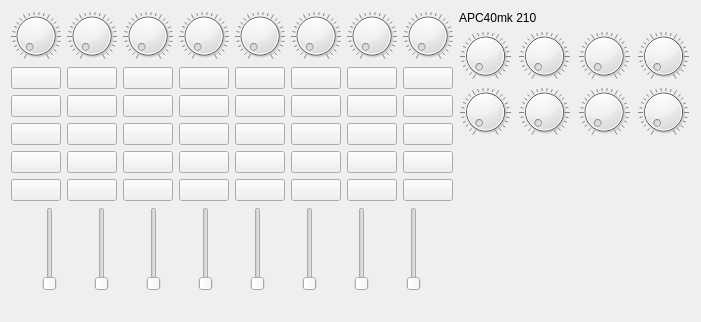
<?xml version="1.0" encoding="UTF-8"?>
<ui version="4.0">
 <class>Form</class>
 <widget class="QWidget" name="Form">
  <property name="geometry">
   <rect>
    <x>0</x>
    <y>0</y>
    <width>701</width>
    <height>322</height>
   </rect>
  </property>
  <property name="windowTitle">
   <string>Form</string>
  </property>
  <layout class="QVBoxLayout" name="verticalLayout_3">
   <item>
    <layout class="QHBoxLayout" name="horizontalLayout_5">
     <item>
      <layout class="QVBoxLayout" name="verticalLayout_2">
       <item>
        <layout class="QHBoxLayout" name="horizontalLayout_2">
         <item>
          <widget class="QDial" name="dial">
           <property name="sizePolicy">
            <sizepolicy hsizetype="Preferred" vsizetype="Maximum">
             <horstretch>0</horstretch>
             <verstretch>0</verstretch>
            </sizepolicy>
           </property>
           <property name="minimumSize">
            <size>
             <width>50</width>
             <height>50</height>
            </size>
           </property>
           <property name="notchesVisible">
            <bool>true</bool>
           </property>
          </widget>
         </item>
         <item>
          <widget class="QDial" name="dial_2">
           <property name="sizePolicy">
            <sizepolicy hsizetype="Preferred" vsizetype="Maximum">
             <horstretch>0</horstretch>
             <verstretch>0</verstretch>
            </sizepolicy>
           </property>
           <property name="minimumSize">
            <size>
             <width>50</width>
             <height>50</height>
            </size>
           </property>
           <property name="notchesVisible">
            <bool>true</bool>
           </property>
          </widget>
         </item>
         <item>
          <widget class="QDial" name="dial_3">
           <property name="sizePolicy">
            <sizepolicy hsizetype="Preferred" vsizetype="Maximum">
             <horstretch>0</horstretch>
             <verstretch>0</verstretch>
            </sizepolicy>
           </property>
           <property name="minimumSize">
            <size>
             <width>50</width>
             <height>50</height>
            </size>
           </property>
           <property name="notchesVisible">
            <bool>true</bool>
           </property>
          </widget>
         </item>
         <item>
          <widget class="QDial" name="dial_4">
           <property name="sizePolicy">
            <sizepolicy hsizetype="Preferred" vsizetype="Maximum">
             <horstretch>0</horstretch>
             <verstretch>0</verstretch>
            </sizepolicy>
           </property>
           <property name="minimumSize">
            <size>
             <width>50</width>
             <height>50</height>
            </size>
           </property>
           <property name="notchesVisible">
            <bool>true</bool>
           </property>
          </widget>
         </item>
         <item>
          <widget class="QDial" name="dial_5">
           <property name="sizePolicy">
            <sizepolicy hsizetype="Preferred" vsizetype="Maximum">
             <horstretch>0</horstretch>
             <verstretch>0</verstretch>
            </sizepolicy>
           </property>
           <property name="minimumSize">
            <size>
             <width>50</width>
             <height>50</height>
            </size>
           </property>
           <property name="notchesVisible">
            <bool>true</bool>
           </property>
          </widget>
         </item>
         <item>
          <widget class="QDial" name="dial_6">
           <property name="sizePolicy">
            <sizepolicy hsizetype="Preferred" vsizetype="Maximum">
             <horstretch>0</horstretch>
             <verstretch>0</verstretch>
            </sizepolicy>
           </property>
           <property name="minimumSize">
            <size>
             <width>50</width>
             <height>50</height>
            </size>
           </property>
           <property name="notchesVisible">
            <bool>true</bool>
           </property>
          </widget>
         </item>
         <item>
          <widget class="QDial" name="dial_7">
           <property name="sizePolicy">
            <sizepolicy hsizetype="Preferred" vsizetype="Maximum">
             <horstretch>0</horstretch>
             <verstretch>0</verstretch>
            </sizepolicy>
           </property>
           <property name="minimumSize">
            <size>
             <width>50</width>
             <height>50</height>
            </size>
           </property>
           <property name="notchesVisible">
            <bool>true</bool>
           </property>
          </widget>
         </item>
         <item>
          <widget class="QDial" name="dial_8">
           <property name="sizePolicy">
            <sizepolicy hsizetype="Preferred" vsizetype="Maximum">
             <horstretch>0</horstretch>
             <verstretch>0</verstretch>
            </sizepolicy>
           </property>
           <property name="minimumSize">
            <size>
             <width>50</width>
             <height>50</height>
            </size>
           </property>
           <property name="notchesVisible">
            <bool>true</bool>
           </property>
          </widget>
         </item>
        </layout>
       </item>
       <item>
        <layout class="QGridLayout" name="gridLayout">
         <item row="2" column="2">
          <widget class="QPushButton" name="pushButton_20">
           <property name="sizePolicy">
            <sizepolicy hsizetype="Minimum" vsizetype="Minimum">
             <horstretch>0</horstretch>
             <verstretch>0</verstretch>
            </sizepolicy>
           </property>
           <property name="text">
            <string/>
           </property>
          </widget>
         </item>
         <item row="0" column="4">
          <widget class="QPushButton" name="pushButton_5">
           <property name="sizePolicy">
            <sizepolicy hsizetype="Minimum" vsizetype="Minimum">
             <horstretch>0</horstretch>
             <verstretch>0</verstretch>
            </sizepolicy>
           </property>
           <property name="text">
            <string/>
           </property>
          </widget>
         </item>
         <item row="3" column="0">
          <widget class="QPushButton" name="pushButton_25">
           <property name="sizePolicy">
            <sizepolicy hsizetype="Minimum" vsizetype="Minimum">
             <horstretch>0</horstretch>
             <verstretch>0</verstretch>
            </sizepolicy>
           </property>
           <property name="text">
            <string/>
           </property>
          </widget>
         </item>
         <item row="0" column="5">
          <widget class="QPushButton" name="pushButton_6">
           <property name="sizePolicy">
            <sizepolicy hsizetype="Minimum" vsizetype="Minimum">
             <horstretch>0</horstretch>
             <verstretch>0</verstretch>
            </sizepolicy>
           </property>
           <property name="text">
            <string/>
           </property>
          </widget>
         </item>
         <item row="3" column="6">
          <widget class="QPushButton" name="pushButton_28">
           <property name="sizePolicy">
            <sizepolicy hsizetype="Minimum" vsizetype="Minimum">
             <horstretch>0</horstretch>
             <verstretch>0</verstretch>
            </sizepolicy>
           </property>
           <property name="text">
            <string/>
           </property>
          </widget>
         </item>
         <item row="0" column="3">
          <widget class="QPushButton" name="pushButton_4">
           <property name="sizePolicy">
            <sizepolicy hsizetype="Minimum" vsizetype="Minimum">
             <horstretch>0</horstretch>
             <verstretch>0</verstretch>
            </sizepolicy>
           </property>
           <property name="text">
            <string/>
           </property>
          </widget>
         </item>
         <item row="3" column="4">
          <widget class="QPushButton" name="pushButton_27">
           <property name="sizePolicy">
            <sizepolicy hsizetype="Minimum" vsizetype="Minimum">
             <horstretch>0</horstretch>
             <verstretch>0</verstretch>
            </sizepolicy>
           </property>
           <property name="text">
            <string/>
           </property>
          </widget>
         </item>
         <item row="0" column="0">
          <widget class="QPushButton" name="pushButton">
           <property name="sizePolicy">
            <sizepolicy hsizetype="Minimum" vsizetype="Minimum">
             <horstretch>0</horstretch>
             <verstretch>0</verstretch>
            </sizepolicy>
           </property>
           <property name="text">
            <string/>
           </property>
          </widget>
         </item>
         <item row="1" column="4">
          <widget class="QPushButton" name="pushButton_10">
           <property name="sizePolicy">
            <sizepolicy hsizetype="Minimum" vsizetype="Minimum">
             <horstretch>0</horstretch>
             <verstretch>0</verstretch>
            </sizepolicy>
           </property>
           <property name="text">
            <string/>
           </property>
          </widget>
         </item>
         <item row="0" column="7">
          <widget class="QPushButton" name="pushButton_8">
           <property name="sizePolicy">
            <sizepolicy hsizetype="Minimum" vsizetype="Minimum">
             <horstretch>0</horstretch>
             <verstretch>0</verstretch>
            </sizepolicy>
           </property>
           <property name="text">
            <string/>
           </property>
          </widget>
         </item>
         <item row="2" column="4">
          <widget class="QPushButton" name="pushButton_23">
           <property name="sizePolicy">
            <sizepolicy hsizetype="Minimum" vsizetype="Minimum">
             <horstretch>0</horstretch>
             <verstretch>0</verstretch>
            </sizepolicy>
           </property>
           <property name="text">
            <string/>
           </property>
          </widget>
         </item>
         <item row="1" column="2">
          <widget class="QPushButton" name="pushButton_15">
           <property name="sizePolicy">
            <sizepolicy hsizetype="Minimum" vsizetype="Minimum">
             <horstretch>0</horstretch>
             <verstretch>0</verstretch>
            </sizepolicy>
           </property>
           <property name="text">
            <string/>
           </property>
          </widget>
         </item>
         <item row="2" column="7">
          <widget class="QPushButton" name="pushButton_22">
           <property name="sizePolicy">
            <sizepolicy hsizetype="Minimum" vsizetype="Minimum">
             <horstretch>0</horstretch>
             <verstretch>0</verstretch>
            </sizepolicy>
           </property>
           <property name="text">
            <string/>
           </property>
          </widget>
         </item>
         <item row="2" column="6">
          <widget class="QPushButton" name="pushButton_21">
           <property name="sizePolicy">
            <sizepolicy hsizetype="Minimum" vsizetype="Minimum">
             <horstretch>0</horstretch>
             <verstretch>0</verstretch>
            </sizepolicy>
           </property>
           <property name="text">
            <string/>
           </property>
          </widget>
         </item>
         <item row="3" column="5">
          <widget class="QPushButton" name="pushButton_31">
           <property name="sizePolicy">
            <sizepolicy hsizetype="Minimum" vsizetype="Minimum">
             <horstretch>0</horstretch>
             <verstretch>0</verstretch>
            </sizepolicy>
           </property>
           <property name="text">
            <string/>
           </property>
          </widget>
         </item>
         <item row="1" column="3">
          <widget class="QPushButton" name="pushButton_16">
           <property name="sizePolicy">
            <sizepolicy hsizetype="Minimum" vsizetype="Minimum">
             <horstretch>0</horstretch>
             <verstretch>0</verstretch>
            </sizepolicy>
           </property>
           <property name="text">
            <string/>
           </property>
          </widget>
         </item>
         <item row="3" column="2">
          <widget class="QPushButton" name="pushButton_30">
           <property name="sizePolicy">
            <sizepolicy hsizetype="Minimum" vsizetype="Minimum">
             <horstretch>0</horstretch>
             <verstretch>0</verstretch>
            </sizepolicy>
           </property>
           <property name="text">
            <string/>
           </property>
          </widget>
         </item>
         <item row="2" column="1">
          <widget class="QPushButton" name="pushButton_24">
           <property name="sizePolicy">
            <sizepolicy hsizetype="Minimum" vsizetype="Minimum">
             <horstretch>0</horstretch>
             <verstretch>0</verstretch>
            </sizepolicy>
           </property>
           <property name="text">
            <string/>
           </property>
          </widget>
         </item>
         <item row="3" column="7">
          <widget class="QPushButton" name="pushButton_29">
           <property name="sizePolicy">
            <sizepolicy hsizetype="Minimum" vsizetype="Minimum">
             <horstretch>0</horstretch>
             <verstretch>0</verstretch>
            </sizepolicy>
           </property>
           <property name="text">
            <string/>
           </property>
          </widget>
         </item>
         <item row="1" column="5">
          <widget class="QPushButton" name="pushButton_11">
           <property name="sizePolicy">
            <sizepolicy hsizetype="Minimum" vsizetype="Minimum">
             <horstretch>0</horstretch>
             <verstretch>0</verstretch>
            </sizepolicy>
           </property>
           <property name="text">
            <string/>
           </property>
          </widget>
         </item>
         <item row="3" column="3">
          <widget class="QPushButton" name="pushButton_26">
           <property name="sizePolicy">
            <sizepolicy hsizetype="Minimum" vsizetype="Minimum">
             <horstretch>0</horstretch>
             <verstretch>0</verstretch>
            </sizepolicy>
           </property>
           <property name="text">
            <string/>
           </property>
          </widget>
         </item>
         <item row="0" column="2">
          <widget class="QPushButton" name="pushButton_3">
           <property name="sizePolicy">
            <sizepolicy hsizetype="Minimum" vsizetype="Minimum">
             <horstretch>0</horstretch>
             <verstretch>0</verstretch>
            </sizepolicy>
           </property>
           <property name="text">
            <string/>
           </property>
          </widget>
         </item>
         <item row="1" column="6">
          <widget class="QPushButton" name="pushButton_12">
           <property name="sizePolicy">
            <sizepolicy hsizetype="Minimum" vsizetype="Minimum">
             <horstretch>0</horstretch>
             <verstretch>0</verstretch>
            </sizepolicy>
           </property>
           <property name="text">
            <string/>
           </property>
          </widget>
         </item>
         <item row="1" column="7">
          <widget class="QPushButton" name="pushButton_9">
           <property name="sizePolicy">
            <sizepolicy hsizetype="Minimum" vsizetype="Minimum">
             <horstretch>0</horstretch>
             <verstretch>0</verstretch>
            </sizepolicy>
           </property>
           <property name="text">
            <string/>
           </property>
          </widget>
         </item>
         <item row="2" column="0">
          <widget class="QPushButton" name="pushButton_17">
           <property name="sizePolicy">
            <sizepolicy hsizetype="Minimum" vsizetype="Minimum">
             <horstretch>0</horstretch>
             <verstretch>0</verstretch>
            </sizepolicy>
           </property>
           <property name="text">
            <string/>
           </property>
          </widget>
         </item>
         <item row="2" column="5">
          <widget class="QPushButton" name="pushButton_18">
           <property name="sizePolicy">
            <sizepolicy hsizetype="Minimum" vsizetype="Minimum">
             <horstretch>0</horstretch>
             <verstretch>0</verstretch>
            </sizepolicy>
           </property>
           <property name="text">
            <string/>
           </property>
          </widget>
         </item>
         <item row="3" column="1">
          <widget class="QPushButton" name="pushButton_32">
           <property name="sizePolicy">
            <sizepolicy hsizetype="Minimum" vsizetype="Minimum">
             <horstretch>0</horstretch>
             <verstretch>0</verstretch>
            </sizepolicy>
           </property>
           <property name="text">
            <string/>
           </property>
          </widget>
         </item>
         <item row="1" column="1">
          <widget class="QPushButton" name="pushButton_13">
           <property name="sizePolicy">
            <sizepolicy hsizetype="Minimum" vsizetype="Minimum">
             <horstretch>0</horstretch>
             <verstretch>0</verstretch>
            </sizepolicy>
           </property>
           <property name="text">
            <string/>
           </property>
          </widget>
         </item>
         <item row="0" column="1">
          <widget class="QPushButton" name="pushButton_2">
           <property name="sizePolicy">
            <sizepolicy hsizetype="Minimum" vsizetype="Minimum">
             <horstretch>0</horstretch>
             <verstretch>0</verstretch>
            </sizepolicy>
           </property>
           <property name="text">
            <string/>
           </property>
          </widget>
         </item>
         <item row="0" column="6">
          <widget class="QPushButton" name="pushButton_7">
           <property name="sizePolicy">
            <sizepolicy hsizetype="Minimum" vsizetype="Minimum">
             <horstretch>0</horstretch>
             <verstretch>0</verstretch>
            </sizepolicy>
           </property>
           <property name="text">
            <string/>
           </property>
          </widget>
         </item>
         <item row="2" column="3">
          <widget class="QPushButton" name="pushButton_19">
           <property name="sizePolicy">
            <sizepolicy hsizetype="Minimum" vsizetype="Minimum">
             <horstretch>0</horstretch>
             <verstretch>0</verstretch>
            </sizepolicy>
           </property>
           <property name="text">
            <string/>
           </property>
          </widget>
         </item>
         <item row="1" column="0">
          <widget class="QPushButton" name="pushButton_14">
           <property name="sizePolicy">
            <sizepolicy hsizetype="Minimum" vsizetype="Minimum">
             <horstretch>0</horstretch>
             <verstretch>0</verstretch>
            </sizepolicy>
           </property>
           <property name="text">
            <string/>
           </property>
          </widget>
         </item>
         <item row="4" column="0">
          <widget class="QPushButton" name="pushButton_33">
           <property name="sizePolicy">
            <sizepolicy hsizetype="Minimum" vsizetype="Minimum">
             <horstretch>0</horstretch>
             <verstretch>0</verstretch>
            </sizepolicy>
           </property>
           <property name="text">
            <string/>
           </property>
          </widget>
         </item>
         <item row="4" column="1">
          <widget class="QPushButton" name="pushButton_40">
           <property name="sizePolicy">
            <sizepolicy hsizetype="Minimum" vsizetype="Minimum">
             <horstretch>0</horstretch>
             <verstretch>0</verstretch>
            </sizepolicy>
           </property>
           <property name="text">
            <string/>
           </property>
          </widget>
         </item>
         <item row="4" column="2">
          <widget class="QPushButton" name="pushButton_34">
           <property name="sizePolicy">
            <sizepolicy hsizetype="Minimum" vsizetype="Minimum">
             <horstretch>0</horstretch>
             <verstretch>0</verstretch>
            </sizepolicy>
           </property>
           <property name="text">
            <string/>
           </property>
          </widget>
         </item>
         <item row="4" column="3">
          <widget class="QPushButton" name="pushButton_38">
           <property name="sizePolicy">
            <sizepolicy hsizetype="Minimum" vsizetype="Minimum">
             <horstretch>0</horstretch>
             <verstretch>0</verstretch>
            </sizepolicy>
           </property>
           <property name="text">
            <string/>
           </property>
          </widget>
         </item>
         <item row="4" column="4">
          <widget class="QPushButton" name="pushButton_36">
           <property name="sizePolicy">
            <sizepolicy hsizetype="Minimum" vsizetype="Minimum">
             <horstretch>0</horstretch>
             <verstretch>0</verstretch>
            </sizepolicy>
           </property>
           <property name="text">
            <string/>
           </property>
          </widget>
         </item>
         <item row="4" column="5">
          <widget class="QPushButton" name="pushButton_39">
           <property name="sizePolicy">
            <sizepolicy hsizetype="Minimum" vsizetype="Minimum">
             <horstretch>0</horstretch>
             <verstretch>0</verstretch>
            </sizepolicy>
           </property>
           <property name="text">
            <string/>
           </property>
          </widget>
         </item>
         <item row="4" column="6">
          <widget class="QPushButton" name="pushButton_37">
           <property name="sizePolicy">
            <sizepolicy hsizetype="Minimum" vsizetype="Minimum">
             <horstretch>0</horstretch>
             <verstretch>0</verstretch>
            </sizepolicy>
           </property>
           <property name="text">
            <string/>
           </property>
          </widget>
         </item>
         <item row="4" column="7">
          <widget class="QPushButton" name="pushButton_35">
           <property name="sizePolicy">
            <sizepolicy hsizetype="Minimum" vsizetype="Minimum">
             <horstretch>0</horstretch>
             <verstretch>0</verstretch>
            </sizepolicy>
           </property>
           <property name="text">
            <string/>
           </property>
          </widget>
         </item>
        </layout>
       </item>
       <item>
        <layout class="QHBoxLayout" name="horizontalLayout">
         <item>
          <widget class="QSlider" name="verticalSlider">
           <property name="sizePolicy">
            <sizepolicy hsizetype="Fixed" vsizetype="MinimumExpanding">
             <horstretch>0</horstretch>
             <verstretch>0</verstretch>
            </sizepolicy>
           </property>
           <property name="orientation">
            <enum>Qt::Vertical</enum>
           </property>
          </widget>
         </item>
         <item>
          <widget class="QSlider" name="verticalSlider_2">
           <property name="sizePolicy">
            <sizepolicy hsizetype="Fixed" vsizetype="MinimumExpanding">
             <horstretch>0</horstretch>
             <verstretch>0</verstretch>
            </sizepolicy>
           </property>
           <property name="orientation">
            <enum>Qt::Vertical</enum>
           </property>
          </widget>
         </item>
         <item>
          <widget class="QSlider" name="verticalSlider_3">
           <property name="sizePolicy">
            <sizepolicy hsizetype="Fixed" vsizetype="MinimumExpanding">
             <horstretch>0</horstretch>
             <verstretch>0</verstretch>
            </sizepolicy>
           </property>
           <property name="orientation">
            <enum>Qt::Vertical</enum>
           </property>
          </widget>
         </item>
         <item>
          <widget class="QSlider" name="verticalSlider_4">
           <property name="sizePolicy">
            <sizepolicy hsizetype="Fixed" vsizetype="MinimumExpanding">
             <horstretch>0</horstretch>
             <verstretch>0</verstretch>
            </sizepolicy>
           </property>
           <property name="orientation">
            <enum>Qt::Vertical</enum>
           </property>
          </widget>
         </item>
         <item>
          <widget class="QSlider" name="verticalSlider_5">
           <property name="sizePolicy">
            <sizepolicy hsizetype="Fixed" vsizetype="MinimumExpanding">
             <horstretch>0</horstretch>
             <verstretch>0</verstretch>
            </sizepolicy>
           </property>
           <property name="orientation">
            <enum>Qt::Vertical</enum>
           </property>
          </widget>
         </item>
         <item>
          <widget class="QSlider" name="verticalSlider_6">
           <property name="sizePolicy">
            <sizepolicy hsizetype="Fixed" vsizetype="MinimumExpanding">
             <horstretch>0</horstretch>
             <verstretch>0</verstretch>
            </sizepolicy>
           </property>
           <property name="orientation">
            <enum>Qt::Vertical</enum>
           </property>
          </widget>
         </item>
         <item>
          <widget class="QSlider" name="verticalSlider_7">
           <property name="sizePolicy">
            <sizepolicy hsizetype="Fixed" vsizetype="MinimumExpanding">
             <horstretch>0</horstretch>
             <verstretch>0</verstretch>
            </sizepolicy>
           </property>
           <property name="orientation">
            <enum>Qt::Vertical</enum>
           </property>
          </widget>
         </item>
         <item>
          <widget class="QSlider" name="verticalSlider_8">
           <property name="sizePolicy">
            <sizepolicy hsizetype="Fixed" vsizetype="MinimumExpanding">
             <horstretch>0</horstretch>
             <verstretch>0</verstretch>
            </sizepolicy>
           </property>
           <property name="orientation">
            <enum>Qt::Vertical</enum>
           </property>
          </widget>
         </item>
        </layout>
       </item>
       <item>
        <spacer name="verticalSpacer_2">
         <property name="orientation">
          <enum>Qt::Vertical</enum>
         </property>
         <property name="sizeHint" stdset="0">
          <size>
           <width>20</width>
           <height>400</height>
          </size>
         </property>
        </spacer>
       </item>
      </layout>
     </item>
     <item>
      <layout class="QVBoxLayout" name="verticalLayout">
       <item>
        <widget class="QLabel" name="label">
         <property name="text">
          <string>APC40mk 210</string>
         </property>
        </widget>
       </item>
       <item>
        <layout class="QHBoxLayout" name="horizontalLayout_3">
         <item>
          <widget class="QDial" name="dial_9">
           <property name="sizePolicy">
            <sizepolicy hsizetype="Preferred" vsizetype="Maximum">
             <horstretch>0</horstretch>
             <verstretch>0</verstretch>
            </sizepolicy>
           </property>
           <property name="minimumSize">
            <size>
             <width>50</width>
             <height>50</height>
            </size>
           </property>
           <property name="notchesVisible">
            <bool>true</bool>
           </property>
          </widget>
         </item>
         <item>
          <widget class="QDial" name="dial_12">
           <property name="sizePolicy">
            <sizepolicy hsizetype="Preferred" vsizetype="Maximum">
             <horstretch>0</horstretch>
             <verstretch>0</verstretch>
            </sizepolicy>
           </property>
           <property name="minimumSize">
            <size>
             <width>50</width>
             <height>50</height>
            </size>
           </property>
           <property name="notchesVisible">
            <bool>true</bool>
           </property>
          </widget>
         </item>
         <item>
          <widget class="QDial" name="dial_11">
           <property name="sizePolicy">
            <sizepolicy hsizetype="Preferred" vsizetype="Maximum">
             <horstretch>0</horstretch>
             <verstretch>0</verstretch>
            </sizepolicy>
           </property>
           <property name="minimumSize">
            <size>
             <width>50</width>
             <height>50</height>
            </size>
           </property>
           <property name="notchesVisible">
            <bool>true</bool>
           </property>
          </widget>
         </item>
         <item>
          <widget class="QDial" name="dial_10">
           <property name="sizePolicy">
            <sizepolicy hsizetype="Preferred" vsizetype="Maximum">
             <horstretch>0</horstretch>
             <verstretch>0</verstretch>
            </sizepolicy>
           </property>
           <property name="minimumSize">
            <size>
             <width>50</width>
             <height>50</height>
            </size>
           </property>
           <property name="notchesVisible">
            <bool>true</bool>
           </property>
          </widget>
         </item>
        </layout>
       </item>
       <item>
        <layout class="QHBoxLayout" name="horizontalLayout_4">
         <item>
          <widget class="QDial" name="dial_13">
           <property name="sizePolicy">
            <sizepolicy hsizetype="Preferred" vsizetype="Maximum">
             <horstretch>0</horstretch>
             <verstretch>0</verstretch>
            </sizepolicy>
           </property>
           <property name="minimumSize">
            <size>
             <width>50</width>
             <height>50</height>
            </size>
           </property>
           <property name="notchesVisible">
            <bool>true</bool>
           </property>
          </widget>
         </item>
         <item>
          <widget class="QDial" name="dial_16">
           <property name="sizePolicy">
            <sizepolicy hsizetype="Preferred" vsizetype="Maximum">
             <horstretch>0</horstretch>
             <verstretch>0</verstretch>
            </sizepolicy>
           </property>
           <property name="minimumSize">
            <size>
             <width>50</width>
             <height>50</height>
            </size>
           </property>
           <property name="notchesVisible">
            <bool>true</bool>
           </property>
          </widget>
         </item>
         <item>
          <widget class="QDial" name="dial_15">
           <property name="sizePolicy">
            <sizepolicy hsizetype="Preferred" vsizetype="Maximum">
             <horstretch>0</horstretch>
             <verstretch>0</verstretch>
            </sizepolicy>
           </property>
           <property name="minimumSize">
            <size>
             <width>50</width>
             <height>50</height>
            </size>
           </property>
           <property name="notchesVisible">
            <bool>true</bool>
           </property>
          </widget>
         </item>
         <item>
          <widget class="QDial" name="dial_14">
           <property name="sizePolicy">
            <sizepolicy hsizetype="Preferred" vsizetype="Maximum">
             <horstretch>0</horstretch>
             <verstretch>0</verstretch>
            </sizepolicy>
           </property>
           <property name="minimumSize">
            <size>
             <width>50</width>
             <height>50</height>
            </size>
           </property>
           <property name="notchesVisible">
            <bool>true</bool>
           </property>
          </widget>
         </item>
        </layout>
       </item>
       <item>
        <spacer name="verticalSpacer">
         <property name="orientation">
          <enum>Qt::Vertical</enum>
         </property>
         <property name="sizeType">
          <enum>QSizePolicy::Maximum</enum>
         </property>
         <property name="sizeHint" stdset="0">
          <size>
           <width>20</width>
           <height>400</height>
          </size>
         </property>
        </spacer>
       </item>
      </layout>
     </item>
    </layout>
   </item>
  </layout>
 </widget>
 <resources/>
 <connections/>
</ui>
